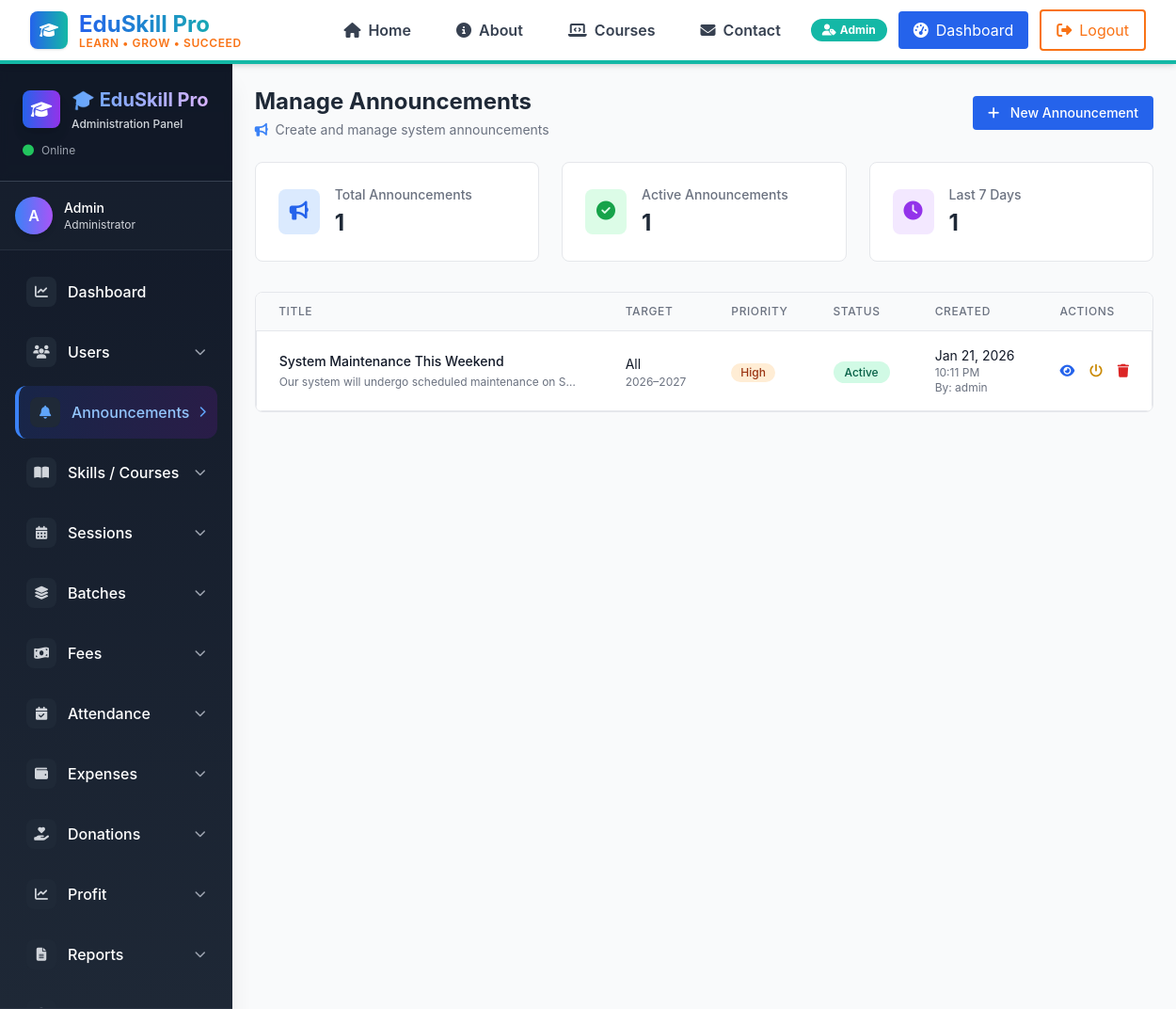
The page /admin/announcements.php (signed in) on the database its author committed.
### tables this page shows
CREATE TABLE `announcements` (
  `id` int(11) NOT NULL,
  `title` varchar(255) DEFAULT NULL,
  `message` text DEFAULT NULL,
  `target_role` varchar(50) DEFAULT NULL,
  `session_id` int(11) DEFAULT NULL,
  `created_at` datetime DEFAULT NULL,
  `status` enum('active','inactive') DEFAULT 'active',
  `start_date` datetime DEFAULT NULL,
  `end_date` datetime DEFAULT NULL,
  `priority` enum('low','medium','high','urgent') DEFAULT 'medium',
  `created_by` int(11) DEFAULT NULL,
  `updated_at` timestamp NOT NULL DEFAULT current_timestamp() ON UPDATE current_timestamp()
);

CREATE TABLE `sessions` (
  `id` int(11) NOT NULL,
  `session_name` varchar(255) DEFAULT NULL,
  `status` varchar(50) DEFAULT NULL,
  `created_at` datetime DEFAULT NULL,
  `updated_at` datetime DEFAULT NULL
);

CREATE TABLE `users` (
  `id` int(11) NOT NULL,
  `username` varchar(255) DEFAULT NULL,
  `email` varchar(255) DEFAULT NULL,
  `password` varchar(255) DEFAULT NULL,
  `user_type_id` int(11) DEFAULT NULL,
  `status` varchar(50) DEFAULT NULL,
  `created_at` datetime DEFAULT NULL,
  `updated_at` datetime DEFAULT NULL
);

### admin/announcements.php (the view, shortened to what this page needs)
<?php
require_once __DIR__ . '/../includes/functions.php';
$announcements_query = "
    SELECT
        a.*,
        s.session_name,
        u.username AS created_by_name
    FROM announcements a
    LEFT JOIN sessions s ON a.session_id = s.id
    LEFT JOIN users u ON a.created_by = u.id
    ORDER BY a.created_at DESC
";
$announcements_result = mysqli_query($conn, $announcements_query);
$total_announcements = mysqli_num_rows($announcements_result);
$active_announcements = mysqli_query($conn, "SELECT COUNT(*) as count FROM announcements WHERE status='active'");
$active_announcements = mysqli_fetch_assoc($active_announcements)['count'];
$recent_announcements = mysqli_query($conn, "SELECT COUNT(*) as count FROM announcements WHERE created_at >= DATE_SUB(NOW(), INTERVAL 7 DAY)");
$recent_announcements = mysqli_fetch_assoc($recent_announcements)['count'];
?>
<!DOCTYPE html>
<html lang="en">
<head>
    <script src="https://cdn.tailwindcss.com"></script>
    <link rel="stylesheet" href="https://cdnjs.cloudflare.com/ajax/libs/font-awesome/6.5.0/css/all.min.css">
</head>
<body class="bg-gray-50 min-h-screen">
    <?php include __DIR__ . '/../includes/navbar.php'; ?>
    <div class="flex">
        <?php require_once './includes/sidebar.php'; ?>
        <main class="flex-1 p-6">
            <div class="flex justify-between items-center mb-6">
                <div>
                    <h1 class="text-2xl font-bold text-gray-800">Manage Announcements</h1>
                    <p class="text-gray-500 text-sm mt-1">
                        <i class="fas fa-bullhorn text-blue-500 mr-1"></i>
                        Create and manage system announcements
                    </p>
                </div>
                <div>
                    <button onclick="openModal()" class="bg-blue-600 hover:bg-blue-700 text-white px-4 py-2 rounded text-sm font-medium transition-colors">
                        <i class="fas fa-plus mr-2"></i> New Announcement
                    </button>
                </div>
            </div>
            <div class="grid grid-cols-1 md:grid-cols-3 gap-6 mb-8">
                <div class="bg-white rounded-lg border border-gray-200 p-6">
                    <div class="flex items-center">
                        <div class="flex-shrink-0 bg-blue-100 p-3 rounded-lg">
                            <i class="fas fa-bullhorn text-blue-600 text-xl"></i>
                        </div>
                        <div class="ml-4">
                            <h3 class="text-sm font-medium text-gray-500">Total Announcements</h3>
                            <p class="text-2xl font-bold text-gray-800 mt-1"><?php echo $total_announcements; ?></p>
                        </div>
                    </div>
                </div>
                <div class="bg-white rounded-lg border border-gray-200 p-6">
                    <div class="flex items-center">
                        <div class="flex-shrink-0 bg-green-100 p-3 rounded-lg">
                            <i class="fas fa-check-circle text-green-600 text-xl"></i>
                        </div>
                        <div class="ml-4">
                            <h3 class="text-sm font-medium text-gray-500">Active Announcements</h3>
                            <p class="text-2xl font-bold text-gray-800 mt-1"><?php echo $active_announcements; ?></p>
                        </div>
                    </div>
                </div>
                <div class="bg-white rounded-lg border border-gray-200 p-6">
                    <div class="flex items-center">
                        <div class="flex-shrink-0 bg-purple-100 p-3 rounded-lg">
                            <i class="fas fa-clock text-purple-600 text-xl"></i>
                        </div>
                        <div class="ml-4">
                            <h3 class="text-sm font-medium text-gray-500">Last 7 Days</h3>
                            <p class="text-2xl font-bold text-gray-800 mt-1"><?php echo $recent_announcements; ?></p>
                        </div>
                    </div>
                </div>
            </div>
            <div class="bg-white rounded-lg border border-gray-200 overflow-hidden">
                <div class="overflow-x-auto">
                    <table class="min-w-full divide-y divide-gray-200">
                        <thead class="bg-gray-50">
                            <tr>
                                <th class="px-6 py-3 text-left text-xs font-medium text-gray-500 uppercase tracking-wider">Title</th>
                                <th class="px-6 py-3 text-left text-xs font-medium text-gray-500 uppercase tracking-wider">Target</th>
                                <th class="px-6 py-3 text-left text-xs font-medium text-gray-500 uppercase tracking-wider">Priority</th>
                                <th class="px-6 py-3 text-left text-xs font-medium text-gray-500 uppercase tracking-wider">Status</th>
                                <th class="px-6 py-3 text-left text-xs font-medium text-gray-500 uppercase tracking-wider">Created</th>
                                <th class="px-6 py-3 text-left text-xs font-medium text-gray-500 uppercase tracking-wider">Actions</th>
                            </tr>
                        </thead>
                        <tbody class="bg-white divide-y divide-gray-200">
                            <?php if (mysqli_num_rows($announcements_result) > 0): ?>
                                <?php while ($announcement = mysqli_fetch_assoc($announcements_result)):
                                    $priority_class = 'priority-' . $announcement['priority'];
                                    $created_date = date('M d, Y', strtotime($announcement['created_at']));
                                    $created_time = date('h:i A', strtotime($announcement['created_at']));
                                ?>
                                    <tr class="announcement-card <?php echo $priority_class; ?> hover:bg-gray-50">
                                        <td class="px-6 py-4">
                                            <div class="text-sm font-medium text-gray-900"><?php echo htmlspecialchars($announcement['title']); ?></div>
                                            <div class="text-xs text-gray-500 mt-1 truncate max-w-xs"><?php echo htmlspecialchars(substr($announcement['message'], 0, 100)) . (strlen($announcement['message']) > 100 ? '...' : ''); ?></div>
                                        </td>
                                        <td class="px-6 py-4 whitespace-nowrap">
                                            <span class="text-sm text-gray-900"><?php echo ucfirst($announcement['target_role']); ?></span>
                                            <?php if ($announcement['session_name']): ?>
                                                <div class="text-xs text-gray-500"><?php echo htmlspecialchars($announcement['session_name']); ?></div>
                                            <?php endif; ?>
                                        </td>
                                        <td class="px-6 py-4 whitespace-nowrap">
                                            <span class="inline-flex items-center px-2.5 py-0.5 rounded-full text-xs font-medium
                                                <?php echo $announcement['priority'] == 'urgent' ? 'bg-red-100 text-red-800' : ($announcement['priority'] == 'high' ? 'bg-orange-100 text-orange-800' : ($announcement['priority'] == 'medium' ? 'bg-yellow-100 text-yellow-800' :
                                                    'bg-green-100 text-green-800')); ?>">
                                                <?php echo ucfirst($announcement['priority']); ?>
                                            </span>
                                        </td>
                                        <td class="px-6 py-4 whitespace-nowrap">
                                            <span class="status-badge <?php echo $announcement['status'] == 'active' ? 'status-active' : 'status-inactive'; ?>">
                                                <?php echo ucfirst($announcement['status']); ?>
                                            </span>
                                        </td>
                                        <td class="px-6 py-4 whitespace-nowrap">
                                            <div class="text-sm text-gray-900"><?php echo $created_date; ?></div>
                                            <div class="text-xs text-gray-500"><?php echo $created_time; ?></div>
                                            <?php if ($announcement['created_by_name']): ?>
                                                <div class="text-xs text-gray-500">By: <?php echo htmlspecialchars($announcement['created_by_name']); ?></div>
                                            <?php endif; ?>
                                        </td>
                                        <td class="px-6 py-4 whitespace-nowrap text-sm font-medium">
                                            <button onclick="viewAnnouncement(<?php echo $announcement['id']; ?>)"
                                                class="text-blue-600 hover:text-blue-900 mr-3" title="View">
                                                <i class="fas fa-eye"></i>
                                            </button>
                                            <a href="?toggle_status=<?php echo $announcement['id']; ?>"
                                                class="text-yellow-600 hover:text-yellow-900 mr-3"
                                                title="<?php echo $announcement['status'] == 'active' ? 'Deactivate' : 'Activate'; ?>">
                                                <i class="fas fa-power-off"></i>
                                            </a>
                                            <a href="?delete=<?php echo $announcement['id']; ?>"
                                                class="text-red-600 hover:text-red-900"
                                                onclick="return confirm('Are you sure you want to delete this announcement?')"
                                                title="Delete">
                                                <i class="fas fa-trash"></i>
                                            </a>
                                        </td>
                                    </tr>
                                <?php endwhile; ?>
                            <?php endif; ?>
                        </tbody>
                    </table>
                </div>
            </div>
        </main>
    </div>
</body>
</html>

### admin/announcements.php (style rules this page uses)
* { font-family: 'Inter', sans-serif; }
.priority-high { border-left: 4px solid #ef4444; }
.status-badge { padding: 4px 12px; border-radius: 20px; font-size: 12px; font-weight: 500; }
.status-active { background-color: #d1fae5; color: #065f46; }
.announcement-card { transition: all 0.2s ease; border: 1px solid #e5e7eb; }

### rows shown on the page
announcements: title "System Maintenance This Weekend", message "Our system will undergo scheduled maintenance on S…", target_role "All", session.session_name "2026–2027", priority "High", status "Active", created_at "Jan 21, 2026", created_at "10:11 PM", users.username "admin"

### other values the page prints
$userRole "Admin"
substr($current_user, 0, 1) "A"
$current_user "Admin"
$current_role "Administrator"
$total_announcements "1"
$active_announcements "1"
$recent_announcements "1"
